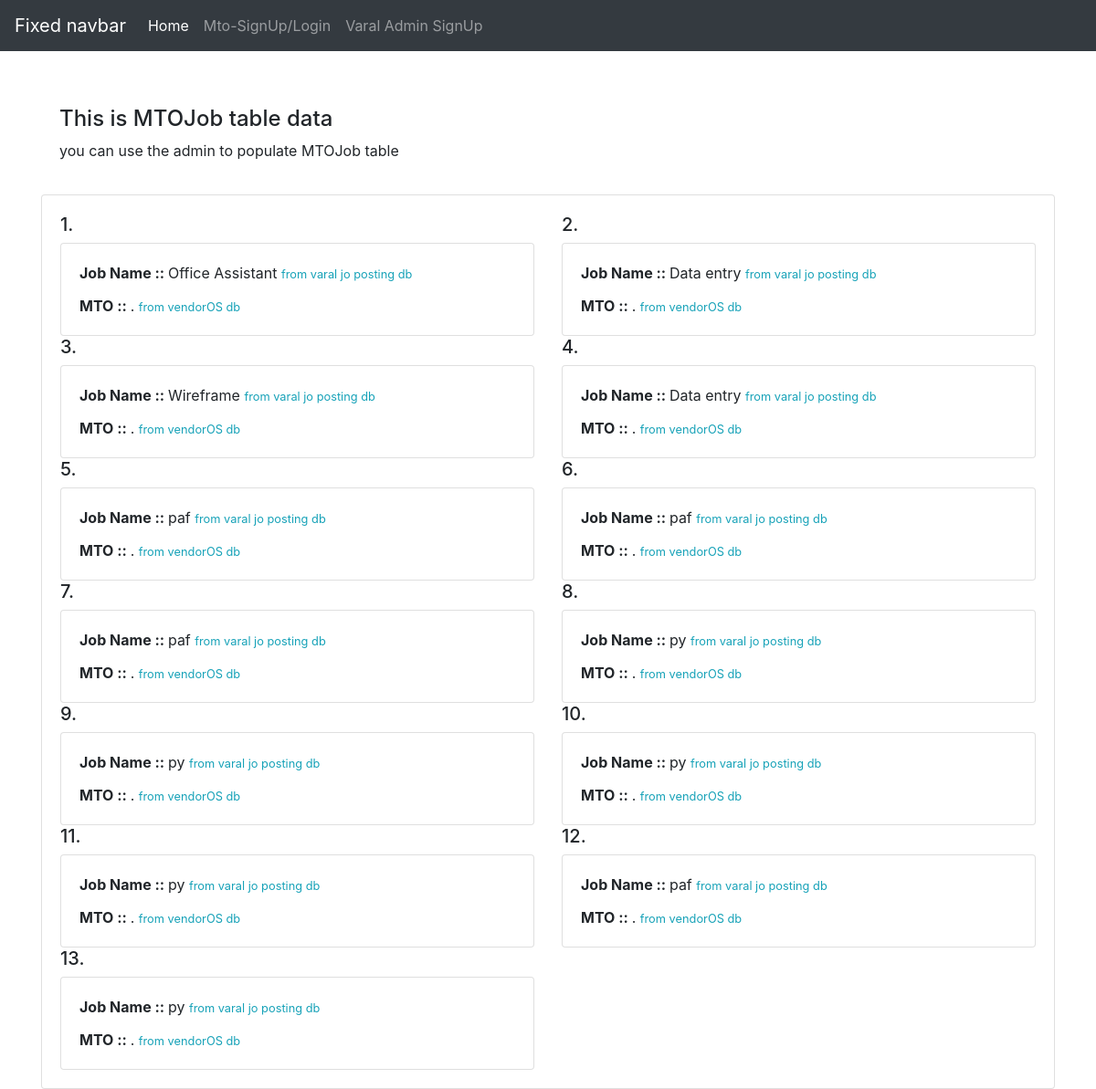
Before: / with the older database file.
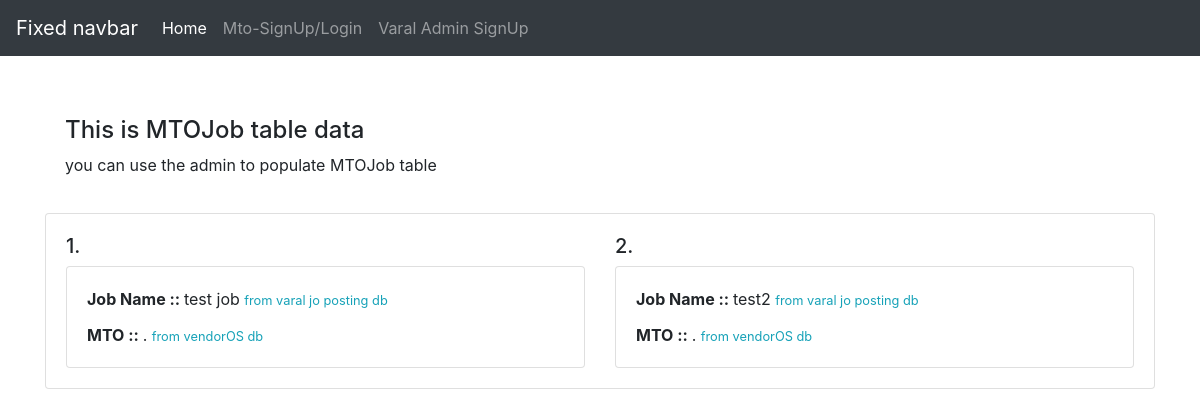
After: the same page with the newer database file.
### jobs/models.py (models this page shows, shortened)
class MTOJob(models.Model):
    job_id = models.ForeignKey(Jobs, on_delete=models.PROTECT, null=True)
    assigned_to = models.IntegerField(help_text='related to MTO')
    due_date = models.DateTimeField()
    assigned_date = models.DateTimeField(auto_now_add=True)
    fees = models.FloatField()
    rating_evaluation = models.IntegerField(null=True)
    payment_status = models.ForeignKey(PaymentStatus, verbose_name=_("payment status"), on_delete=models.CASCADE,
                                       null=True)
    job_status = models.ForeignKey(Jobstatus, verbose_name=_("job status"), on_delete=models.CASCADE,
                                       null=True)
    completed_date = models.DateTimeField(null=True)
    output_path = models.FileField(upload_to=output_directory_path)
    is_submitted = models.BooleanField(default=False)
    evaluation_status = models.ForeignKey(EvaluationStatus, on_delete=models.CASCADE)
    @property
    def mto(self):
        mto = MTO.objects.filter(id=self.assigned_to).first()
        return mto

class Jobs(models.Model):
    job_name = models.CharField(max_length=300, help_text='e.g develop website')
    cat_id = models.ForeignKey(MALRequirement, on_delete=models.CASCADE)
    posted_date = models.DateTimeField(auto_now_add=True)
    target_date = models.DateTimeField(null=True, help_text='e.g 2021-10-25 14:30:59')
    job_description = models.CharField(_('job description'), max_length=1000, help_text='e.g car website')
    job_sample = models.FileField(upload_to='images/job_documents/job_samples')
    job_instructions = models.FileField(upload_to='images/job_documents/job_instructions', max_length=100, null=True)
    job_quantity = models.IntegerField(help_text="e.g Quantity of Job")
    people_required = models.PositiveIntegerField(validators=[MinValueValidator(1)],
                                                  help_text='e.g number of people required e.g 2')
    skills = models.CharField(_('skills'), max_length=500, help_text='e.g coding, data entry')
    job_cost = models.PositiveIntegerField(help_text="e.g currency AED")

### jobs/views.py (the view)
# urls.py: path('', home, name='home'),
def home(request):
    context = {'jobs': MTOJob.objects.all(), }
    return render(request, 'jobs/index.html', context)

### jobs/templates/jobs/index.html (shortened to what this page needs)
<!doctype html>
<html lang="en">
  <head>
    <link rel="stylesheet" href="https://stackpath.bootstrapcdn.com/bootstrap/4.3.1/css/bootstrap.min.css">
  </head>
  <body>
    <header>
      <nav class="navbar navbar-expand-md navbar-dark fixed-top bg-dark">
        <a class="navbar-brand" href="#">Fixed navbar</a>
        <div class="collapse navbar-collapse" id="navbarCollapse">
          <ul class="navbar-nav mr-auto">
            <li class="nav-item active">
              <a class="nav-link" href="#">Home <span class="sr-only">(current)</span></a>
            </li>
            {% if not request.user.is_authenticated %}
            <li class="nav-item">
              <a class="nav-link" href="{% url 'mto:login' %}">Mto-SignUp/Login</a>
            </li>
            <li class="nav-item">
              <a class="nav-link" href="{% url 'jobs:adm-reg' %} ">Varal Admin SignUp</a>
            </li>
            {% endif %}
          </ul>
        </div>
      </nav>
    </header>
    <main role="main" class="container mt-5">
		<div class="mt-5">
			<div class="card-body">
				<h4 class="mt-5">This is MTOJob table data</h4>
				<p>you can use the admin to populate MTOJob table</p>
			</div>
		</div>
        <div class="card">
          <div class="card-body">
            <div class="row">
              {% for job in jobs %}
              <div class="col-sm-6">
                <h5>{{forloop.counter}}.</h5>
                <div class="card">
                  <div class="card-body">
                    <p class="card-title"><b>Job Name :: </b> {{job.job_id.job_name}} <small class="text-info">from varal jo posting db</small></p>
                    <p class="card-text"><b>MTO :: </b>  {{ job.mto.full_name }} {{ job.mto.user.username }}. <small class="text-info">from vendorOS db</small></p>
                  </div>
                </div>
              </div>
              {% endfor %}
            </div>
          </div>
        </div>
    </main>
  </body>
</html>

Changed rows visible on the page:
removed MTOJob: job_id.job_name "Office Assistant"
removed MTOJob: job_id.job_name "Data entry"
removed MTOJob: job_id.job_name "Wireframe"
removed MTOJob: job_id.job_name "Data entry"
removed MTOJob: job_id.job_name "paf"
removed MTOJob: job_id.job_name "paf"
removed MTOJob: job_id.job_name "paf"
removed MTOJob: job_id.job_name "py"
removed MTOJob: job_id.job_name "py"
removed MTOJob: job_id.job_name "py"
removed MTOJob: job_id.job_name "py"
removed MTOJob: job_id.job_name "paf"
removed MTOJob: job_id.job_name "py"
added MTOJob: job_id.job_name "test job"
added MTOJob: job_id.job_name "test2"
